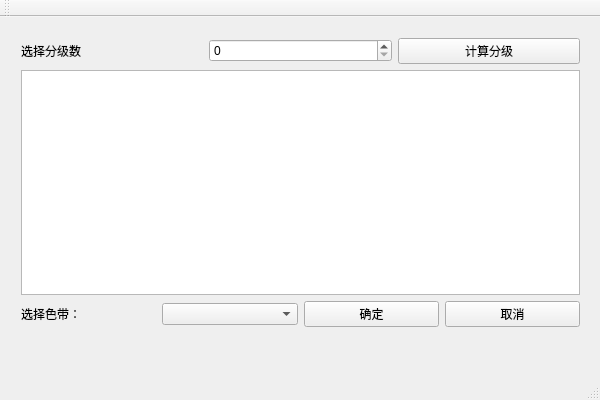
<?xml version="1.0" encoding="UTF-8"?>
<ui version="4.0">
 <class>LayeringClass</class>
 <widget class="QMainWindow" name="LayeringClass">
  <property name="geometry">
   <rect>
    <x>0</x>
    <y>0</y>
    <width>600</width>
    <height>400</height>
   </rect>
  </property>
  <property name="windowTitle">
   <string>Layering</string>
  </property>
  <widget class="QWidget" name="centralWidget">
   <widget class="QWidget" name="">
    <property name="geometry">
     <rect>
      <x>10</x>
      <y>10</y>
      <width>581</width>
      <height>311</height>
     </rect>
    </property>
    <layout class="QVBoxLayout" name="verticalLayout">
     <item>
      <layout class="QHBoxLayout" name="horizontalLayout">
       <item>
        <widget class="QLabel" name="label_2">
         <property name="text">
          <string>选择分级数</string>
         </property>
        </widget>
       </item>
       <item>
        <widget class="QSpinBox" name="spinBox"/>
       </item>
       <item>
        <widget class="QPushButton" name="buttonCalculate">
         <property name="text">
          <string>计算分级</string>
         </property>
        </widget>
       </item>
      </layout>
     </item>
     <item>
      <widget class="QListView" name="listView"/>
     </item>
     <item>
      <layout class="QHBoxLayout" name="horizontalLayout_2">
       <item>
        <widget class="QLabel" name="label">
         <property name="text">
          <string>选择色带：</string>
         </property>
        </widget>
       </item>
       <item>
        <widget class="QComboBox" name="comboBox"/>
       </item>
       <item>
        <widget class="QPushButton" name="buttonConfirm">
         <property name="text">
          <string>确定</string>
         </property>
        </widget>
       </item>
       <item>
        <widget class="QPushButton" name="buttonCancel">
         <property name="text">
          <string>取消</string>
         </property>
        </widget>
       </item>
      </layout>
     </item>
    </layout>
   </widget>
  </widget>
  <widget class="QMenuBar" name="menuBar">
   <property name="geometry">
    <rect>
     <x>0</x>
     <y>0</y>
     <width>600</width>
     <height>30</height>
    </rect>
   </property>
  </widget>
  <widget class="QToolBar" name="mainToolBar">
   <attribute name="toolBarArea">
    <enum>TopToolBarArea</enum>
   </attribute>
   <attribute name="toolBarBreak">
    <bool>false</bool>
   </attribute>
  </widget>
  <widget class="QStatusBar" name="statusBar"/>
 </widget>
 <layoutdefault spacing="6" margin="11"/>
 <resources/>
 <connections/>
</ui>
